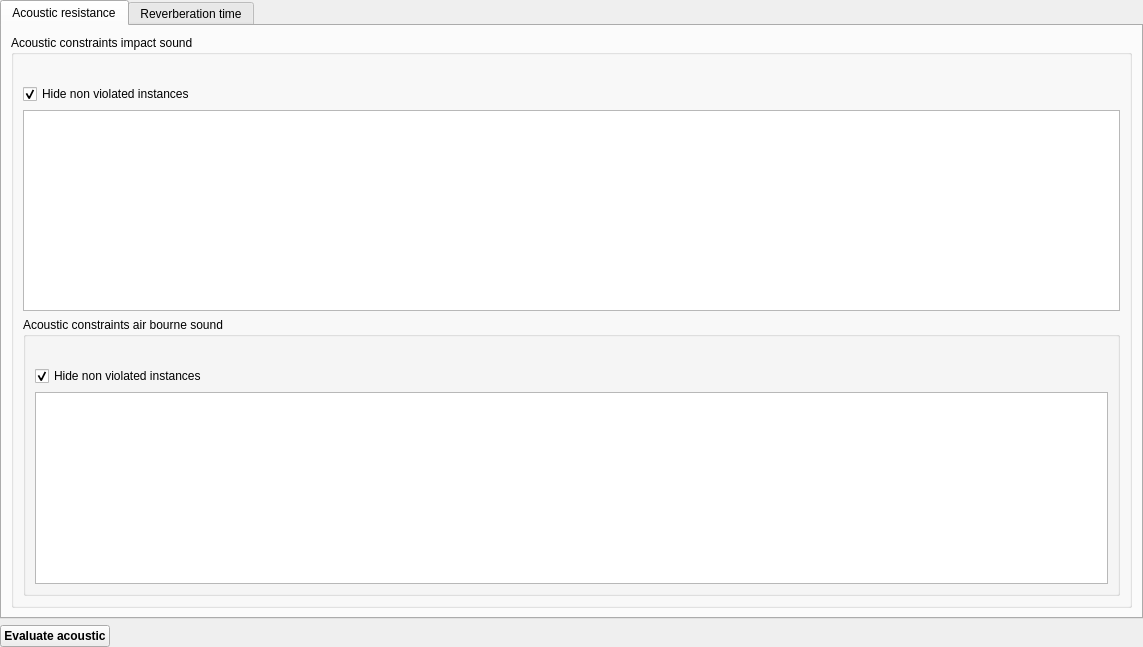
<?xml version="1.0" encoding="UTF-8"?>
<ui version="4.0">
 <class>SVAcousticConstraintsCheckWidget</class>
 <widget class="QWidget" name="SVAcousticConstraintsCheckWidget">
  <property name="geometry">
   <rect>
    <x>0</x>
    <y>0</y>
    <width>1143</width>
    <height>647</height>
   </rect>
  </property>
  <property name="windowTitle">
   <string>Dialog</string>
  </property>
  <layout class="QGridLayout" name="gridLayout_3">
   <property name="leftMargin">
    <number>0</number>
   </property>
   <property name="topMargin">
    <number>0</number>
   </property>
   <property name="rightMargin">
    <number>0</number>
   </property>
   <property name="bottomMargin">
    <number>0</number>
   </property>
   <item row="1" column="0">
    <layout class="QHBoxLayout" name="horizontalLayout_3">
     <item>
      <widget class="QPushButton" name="pushButtonCheckConstraints">
       <property name="font">
        <font>
         <bold>true</bold>
        </font>
       </property>
       <property name="text">
        <string>Evaluate acoustic</string>
       </property>
      </widget>
     </item>
     <item>
      <spacer name="horizontalSpacer_2">
       <property name="orientation">
        <enum>Qt::Horizontal</enum>
       </property>
       <property name="sizeHint" stdset="0">
        <size>
         <width>40</width>
         <height>20</height>
        </size>
       </property>
      </spacer>
     </item>
    </layout>
   </item>
   <item row="0" column="0">
    <widget class="QTabWidget" name="tabWidget">
     <property name="minimumSize">
      <size>
       <width>1000</width>
       <height>0</height>
      </size>
     </property>
     <property name="currentIndex">
      <number>0</number>
     </property>
     <widget class="QWidget" name="resistance">
      <attribute name="title">
       <string>Acoustic resistance</string>
      </attribute>
      <layout class="QVBoxLayout" name="verticalLayout_3">
       <item>
        <widget class="QGroupBox" name="groupBoxAcousticCeilings">
         <property name="title">
          <string>Acoustic constraints impact sound</string>
         </property>
         <layout class="QVBoxLayout" name="verticalLayout_2">
          <item>
           <layout class="QHBoxLayout" name="horizontalLayout_2">
            <item>
             <widget class="QLabel" name="labelIconCeiling">
              <property name="maximumSize">
               <size>
                <width>20</width>
                <height>16777215</height>
               </size>
              </property>
              <property name="text">
               <string/>
              </property>
             </widget>
            </item>
            <item>
             <widget class="QLabel" name="labelCeilingCheck">
              <property name="text">
               <string/>
              </property>
             </widget>
            </item>
           </layout>
          </item>
          <item>
           <widget class="QCheckBox" name="checkBoxHideCeilings">
            <property name="text">
             <string>Hide non violated instances</string>
            </property>
            <property name="checked">
             <bool>true</bool>
            </property>
           </widget>
          </item>
          <item>
           <widget class="QTableWidget" name="tableWidgetCeilings"/>
          </item>
          <item>
           <widget class="QGroupBox" name="groupBoxAcousticWalls">
            <property name="title">
             <string>Acoustic constraints air bourne sound</string>
            </property>
            <layout class="QGridLayout" name="gridLayout">
             <item row="0" column="0">
              <layout class="QHBoxLayout" name="horizontalLayout">
               <item>
                <widget class="QLabel" name="labelIconWall">
                 <property name="maximumSize">
                  <size>
                   <width>20</width>
                   <height>16777215</height>
                  </size>
                 </property>
                 <property name="text">
                  <string/>
                 </property>
                </widget>
               </item>
               <item>
                <widget class="QLabel" name="labelWallCheck">
                 <property name="text">
                  <string/>
                 </property>
                </widget>
               </item>
              </layout>
             </item>
             <item row="1" column="0">
              <widget class="QCheckBox" name="checkBoxHideWalls">
               <property name="text">
                <string>Hide non violated instances</string>
               </property>
               <property name="checked">
                <bool>true</bool>
               </property>
               <property name="tristate">
                <bool>false</bool>
               </property>
              </widget>
             </item>
             <item row="2" column="0">
              <widget class="QTableWidget" name="tableWidgetWalls"/>
             </item>
            </layout>
           </widget>
          </item>
         </layout>
        </widget>
       </item>
      </layout>
     </widget>
     <widget class="QWidget" name="reverberation">
      <attribute name="title">
       <string>Reverberation time</string>
      </attribute>
      <layout class="QGridLayout" name="gridLayout_2">
       <item row="0" column="0">
        <widget class="QTableWidget" name="tableWidgetReverberation"/>
       </item>
      </layout>
     </widget>
    </widget>
   </item>
  </layout>
 </widget>
 <resources/>
 <connections/>
 <slots>
  <slot>accept()</slot>
  <slot>reject()</slot>
 </slots>
</ui>
